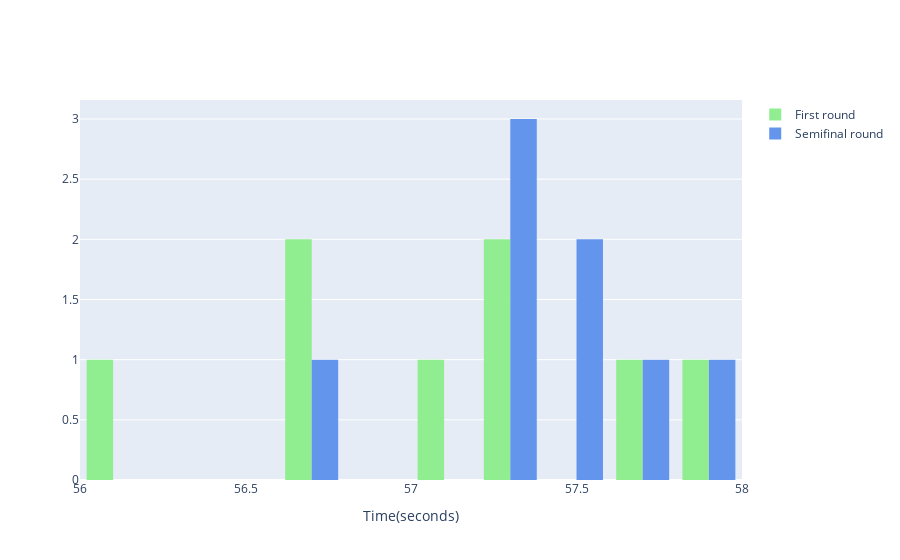

Here is the notebook cell this chart was saved with:
### Code cell
data = [go.Histogram(x=first_round, nbinsx=10, marker_color='lightgreen', name='First round'), 
        go.Histogram(x=semifinal_round, nbinsx=10, marker_color='cornflowerblue', name='Semifinal round')]
fig = go.Figure(data=data)
fig.update_layout(
    xaxis_title='Time(seconds)'
)
fig.show()

### Figure 1 — Plotly figure (JSON) as saved in the notebook; plotly's stock layout.template omitted (floating-point values rounded to 4 significant figures)
{"data": [{"marker": {"color": "lightgreen"}, "name": "First round", "nbinsx": 10, "type": "histogram", "x": [56, 56.6, 56.6, 57.1, 57.2, 57.3, 57.7, 57.9]}, {"marker": {"color": "cornflowerblue"}, "name": "Semifinal round", "nbinsx": 10, "type": "histogram", "x": [56.7, 57.2, 57.3, 57.3, 57.4, 57.5, 57.7, 57.8]}], "layout": {"xaxis": {"title": {"text": "Time(seconds)"}}}}
